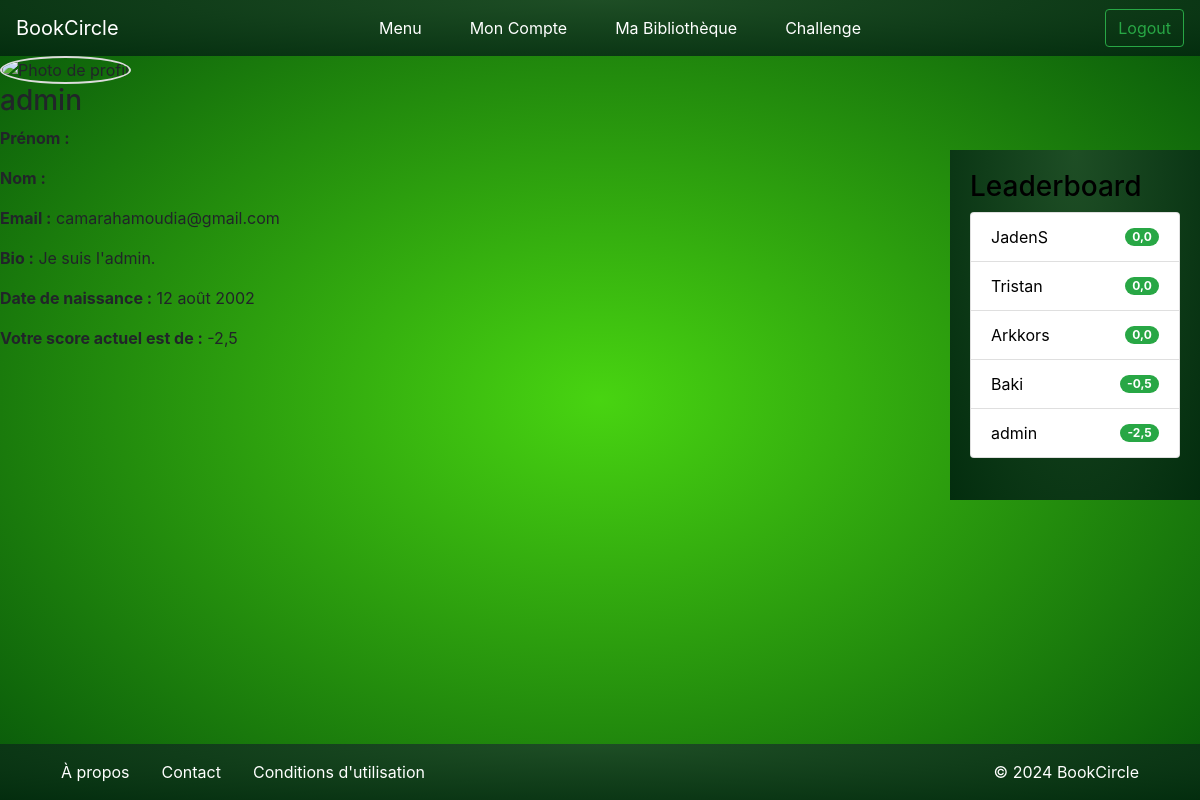
/account/ (signed in), run on an earlier commit of the app's database.
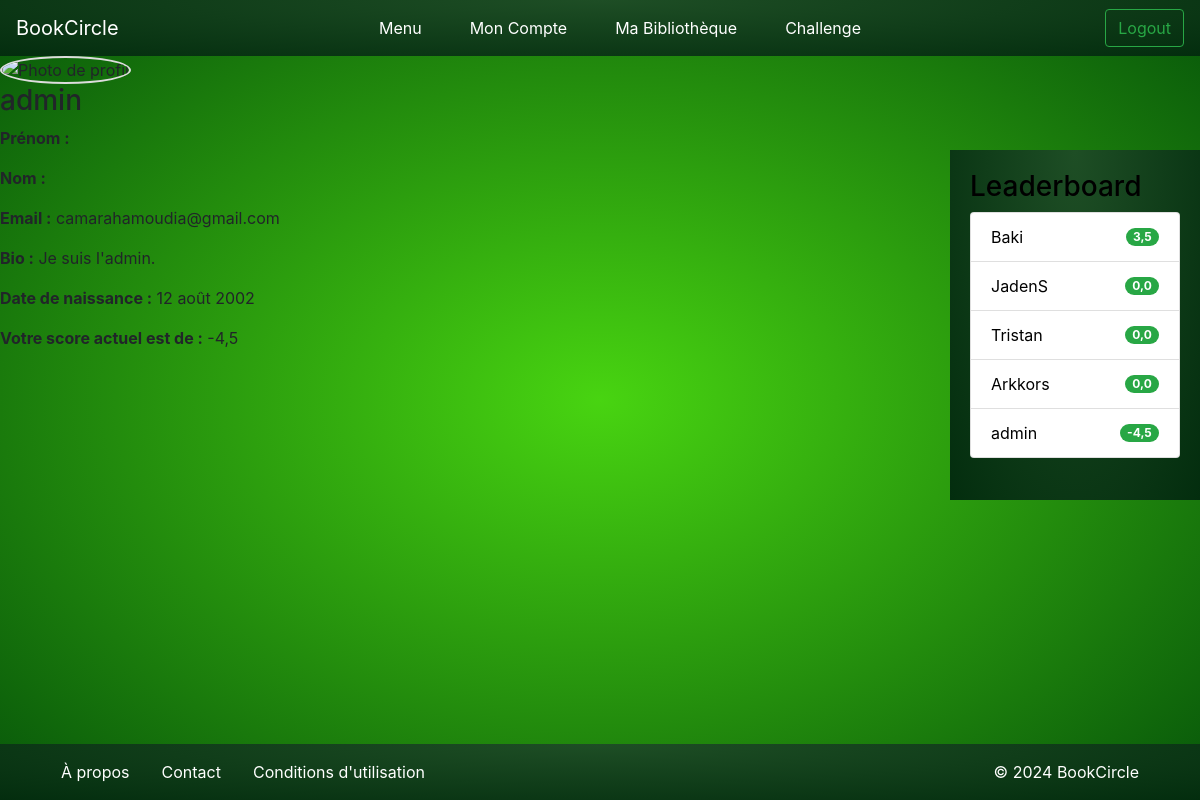
And on a later commit of the database.
### bookc/models.py (models this page shows, shortened)
class UserProfile(models.Model):
    user = models.OneToOneField(User, on_delete=models.CASCADE)
    bio = models.TextField(blank=True, null=True)
    profile_picture = models.ImageField(upload_to='profiles/', blank=True, null=True)
    date_of_birth = models.DateField(blank=True, null=True)
    score = models.FloatField(default=0)  # Nouveau champ score avec valeur par défaut 0

### bookc/views.py (the view)
# urls.py: path('account/', views.account, name="account"),
@login_required
def account(request):
   user_profile = get_object_or_404(UserProfile, user=request.user)
   return render(request, 'account.html', {'user_profile': user_profile})

### bookc/context_processors.py (called while the page is built)
def leaderboard(request):
    top_users = UserProfile.objects.select_related('user').order_by('-score')[:5]  # Limite à 10 pour éviter de surcharger l'affichage
    return {
        'leaderboard_users': top_users
    }

### templates/account.html (shortened to what this page needs)
{% extends "base.html" %}
    {% load static %}
    {% block style %}
        <link rel="stylesheet" href="https://cdn.jsdelivr.net/npm/bootstrap@4.0.0/dist/css/bootstrap.min.css">
        <link rel="stylesheet" href="{% static 'css/theme.css' %}">
    {% endblock style %}
{% block content %}
    <div class="profile">
        {% if user_profile.profile_picture %}
            <img src="{{ user_profile.profile_picture.url }}" alt="Photo de profil" class="profile-picture">
        {% else %}
            <img src="{% static 'default-profile.png' %}" alt="Photo de profil" class="profile-picture">
        {% endif %}
        <h3>{{ user_profile.user.username }}</h3>
        <p><strong>Prénom :</strong> {{ user_profile.user.first_name }}</p>
        <p><strong>Nom :</strong> {{ user_profile.user.last_name }}</p>
        <p><strong>Email :</strong> {{ user_profile.user.email }}</p>
        <p><strong>Bio :</strong> {{ user_profile.bio }}</p>
        <p><strong>Date de naissance :</strong> {{ user_profile.date_of_birth }}</p>
        <p><strong>Votre score actuel est de :</strong> {{ user_profile.score }}</p>
    </div>
{% endblock %}

### templates/components/sidebar.html
<div class="sidebar">
    <h3>Leaderboard</h3>
    <ul class="list-group">
        {% for profile in leaderboard_users %}
            <li class="list-group-item d-flex justify-content-between align-items-center">
                {{ profile.user.username }}
                <span class="badge badge-success badge-pill">{{ profile.score }}</span>
            </li>
        {% empty %}
            <li class="list-group-item">Aucun utilisateur trouvé.</li>
        {% endfor %}
    </ul>
</div>

What changed in the data, as far as the page shows it:
changed UserProfile "Je suis l'admin.": score "-2,5" → "-4,5"
changed UserProfile "Baki": score "-0,5" → "3,5"; moves up the list
